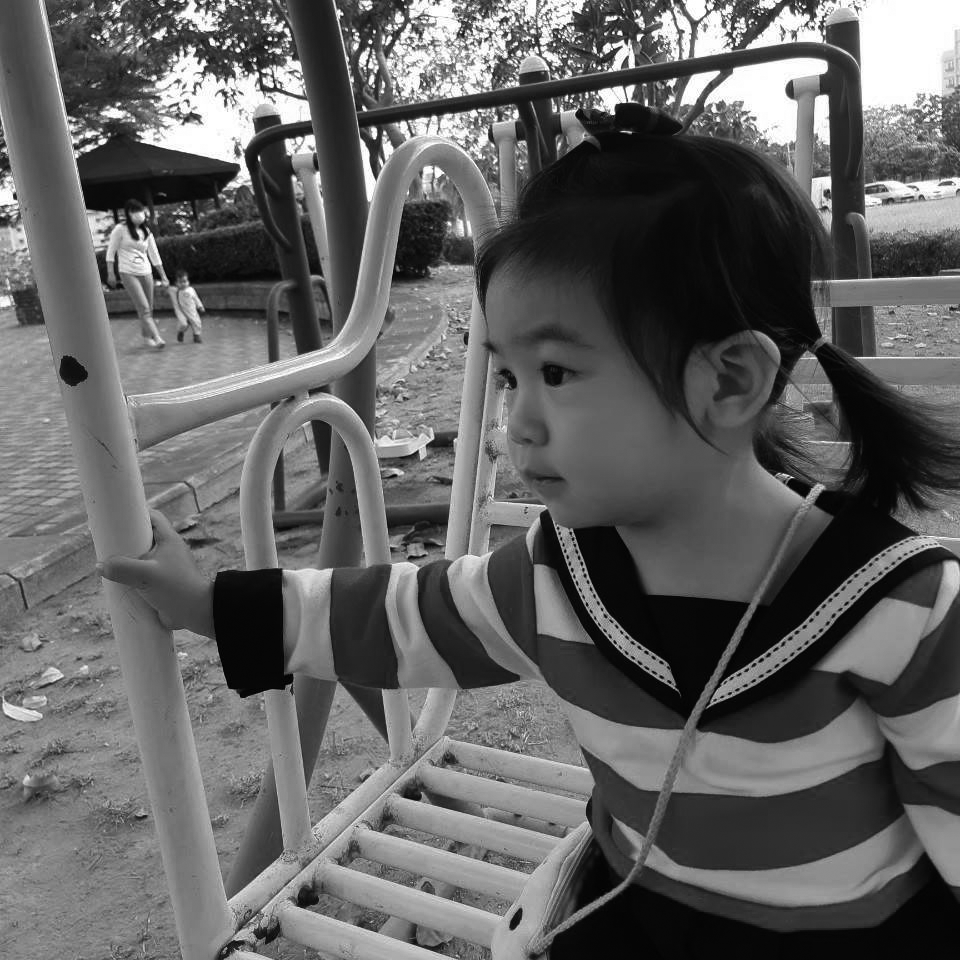
#> input picture DIP_HW5/Kid at playground.tif, 960 x 960 px
$ python project5.py
#> lines starting #> are read from the running program, lines starting #| are printed output that depends on the picture
#> further down, img is the input picture: shape (960, 960); min 0, max 255, mean 98.4
import cv2
import numpy as np
from PIL import Image
import math
from scipy import ndimage

def gaussian_kernel(size, sigma):
    size = int(size) // 2
    x, y = np.mgrid[-size:size+1, -size:size+1]
    normal = 1 / (2.0 * np.pi * sigma**2)
    g =  np.exp(-((x**2 + y**2) / (2.0*sigma**2))) * normal
    return g

def sobel_filters(img):
    Kx = np.array([[-1, 0, 1], [-2, 0, 2], [-1, 0, 1]], np.float32)
    Ky = np.array([[1, 2, 1], [0, 0, 0], [-1, -2, -1]], np.float32)

    Ix = ndimage.filters.convolve(img, Kx)
    Iy = ndimage.filters.convolve(img, Ky)

    G = np.hypot(Ix, Iy)   #hypot ()返回歐幾里德範數sqrt(x*x + y*y)
    G = G / G.max()
    theta = np.arctan2(Iy, Ix+1e-8)  #arctan2的值域是[ − π , π ]

    return (G, theta)

def non_max_suppression(img, D):
    M, N = img.shape
#> M = 960; N = 960
    Z = np.zeros((M,N), dtype=np.float32)
    angle = D * 180 / np.pi
    angle[angle < 0] += 180
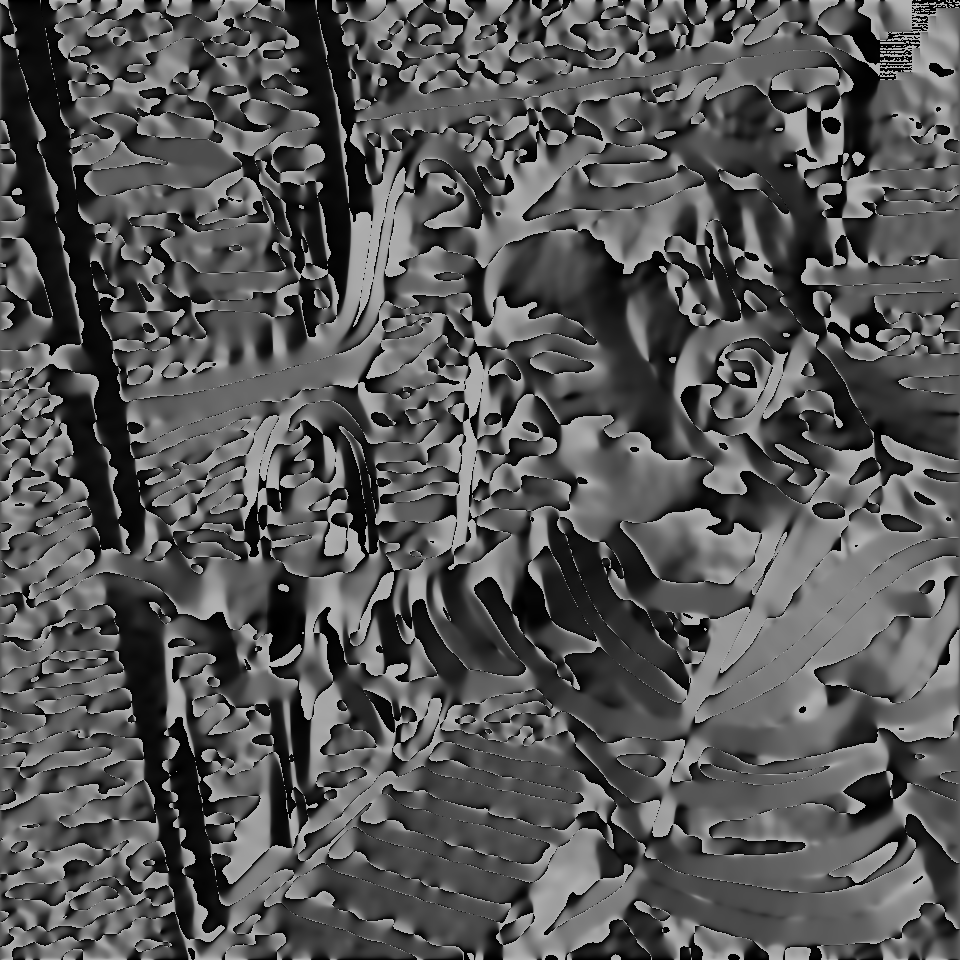
#> angle: shape (960, 960) float64; min 0, max 180, mean 85.9

    for i in range(1,M-1):
        for j in range(1,N-1):
            #angle 0
            if (0 <= angle[i,j] < 22.5) or (157.5 <= angle[i,j] <= 180):
                q = img[i, j+1]
                r = img[i, j-1]
            #angle 45
            elif (22.5 <= angle[i,j] < 67.5):
                q = img[i+1, j-1]
                r = img[i-1, j+1]
            #angle 90
            elif (67.5 <= angle[i,j] < 112.5):
                q = img[i+1, j]
                r = img[i-1, j]
            #angle 135
            elif (112.5 <= angle[i,j] < 157.5):
                q = img[i-1, j-1]
                r = img[i+1, j+1]

            if (img[i,j] >= q) and (img[i,j] >= r):
                Z[i,j] = img[i,j]
            else:
                Z[i,j] = 0
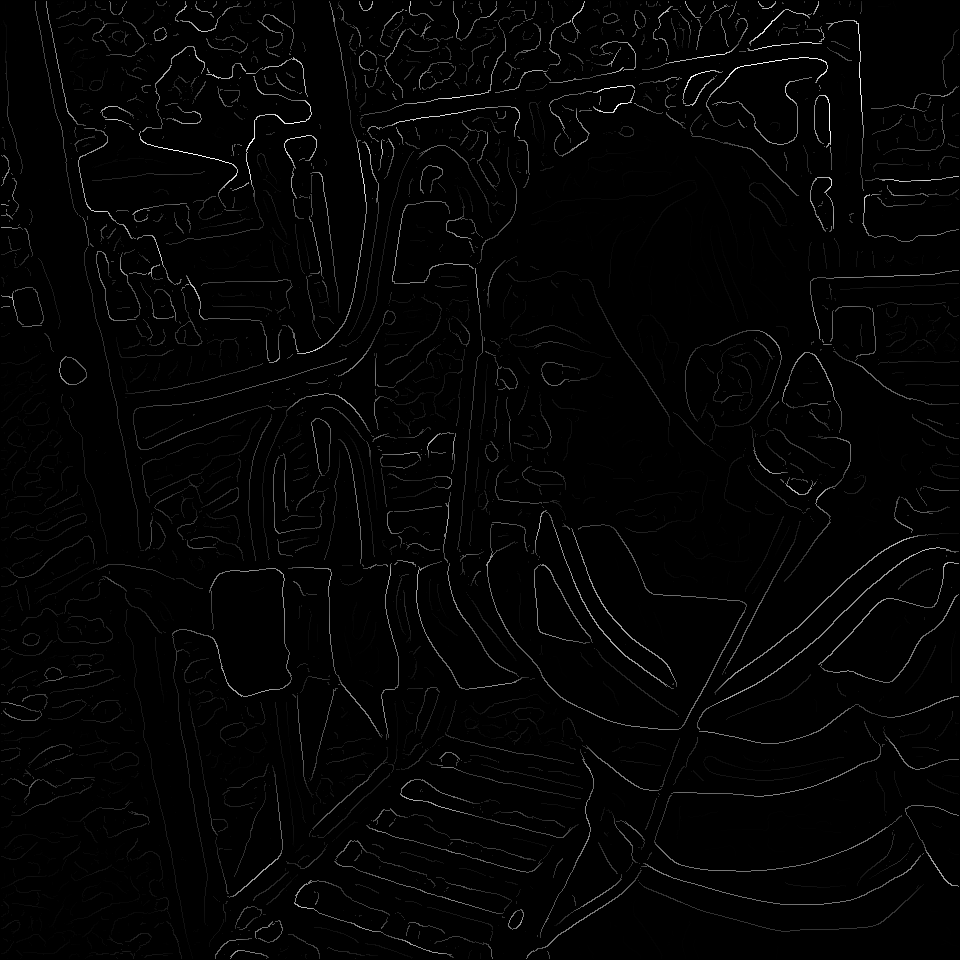
#> Z: shape (960, 960) float32; min 0, max 1, mean 0.0155

    return Z

def threshold(img,lowThreshold,highThreshold):

#> called with lowThreshold = 0.04, highThreshold = 0.1
    M, N = img.shape
#> M = 960; N = 960
    res = np.zeros((M,N), dtype=np.float32)

    weak = np.float32(0.5)
    strong = np.float32(1)

    strong_i, strong_j = np.where(img >= highThreshold)
    zeros_i, zeros_j = np.where(img < lowThreshold)

    weak_i, weak_j = np.where((img <= highThreshold) & (img >= lowThreshold))
#> weak_i = 11203 values from 1 to 958; weak_j = 11203 values, max 958 at index 165, min 1 at index 1369, mean 381.2

    img_weak = np.zeros((img.shape[0], img.shape[1]), dtype=np.float32)
    img_strong = np.zeros((img.shape[0], img.shape[1]), dtype=np.float32)
    img_weak[weak_i, weak_j] = weak
    img_strong[strong_i, strong_j] = strong

    res[strong_i, strong_j] = strong
    res[weak_i, weak_j] = weak

    return (res, img_weak, img_strong)

def hysteresis(img, weak, strong=1):
    M, N = img.shape
    for i in range(1, M-1):
        for j in range(1, N-1):
            if (img[i,j] == weak):
                if ((img[i+1, j-1] == strong) or (img[i+1, j] == strong) or (img[i+1, j+1] == strong)
                    or (img[i, j-1] == strong) or (img[i, j+1] == strong)
                    or (img[i-1, j-1] == strong) or (img[i-1, j] == strong) or (img[i-1, j+1] == strong)):
                    img[i, j] = strong
                else:
                    img[i, j] = 0

    return img


img = cv2.imread('Kid at playground.tif',-1)
cv2.imshow("img",img)
img = img / 255

#####Gaussian Blur preprocessing#####
kernel = gaussian_kernel(30,sigma=4.8)
gaussian = cv2.filter2D(img, -1, kernel)
cv2.imshow("Gaussian",gaussian)

#####Sobel Gradient Calculation#####
magnitude, theta = sobel_filters(gaussian)
cv2.imshow("magnitude",magnitude)
cv2.imshow("angle",theta)

#####Non-Maximum Suppression#####
suppression = non_max_suppression(magnitude, theta)
cv2.imshow("suppression",suppression)

#####threshold and Edge Tracking#####
gn, gn_weak, gn_strong = threshold(suppression,0.04,0.1)
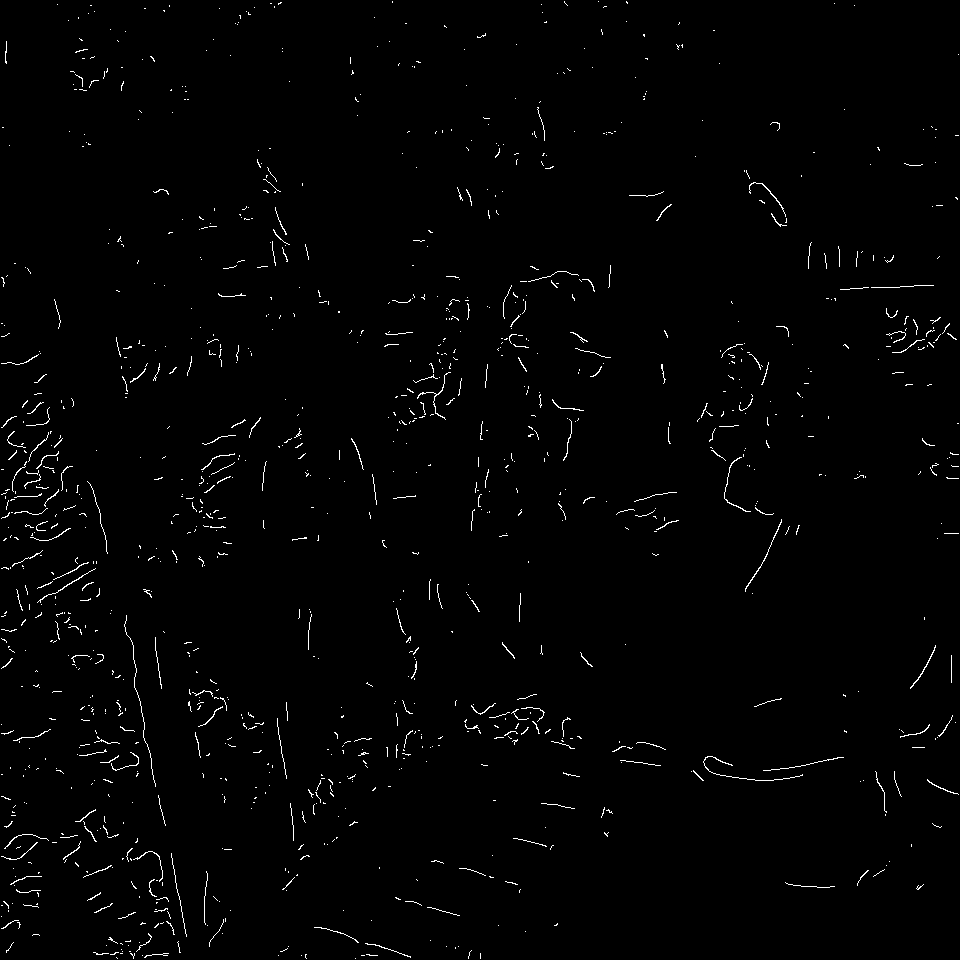
#> gn_weak: shape (960, 960) float32; values 0 (black) and 0.5 (white), 1.2% white in thin lines or dots
#> gn_strong: shape (960, 960) float32; values 0 (black) and 1 (white), 4.4% white in thin lines or dots
# print(gn[:,1])
final = hysteresis(gn, 0.5, 1)  #除了0.5以外都濾不掉
#> after the loop in hysteresis, `for i in range(1, M-1):`: img: shape (960, 960) float32; values 0 (black) and 1 (white), 4.7% white in thin lines or dots
# print(final[:,1])
cv2.imshow("gn",gn)
cv2.imshow("gNL",gn_weak)
cv2.imshow("gNH",gn_strong)
cv2.imshow("final",final)
cv2.waitKey(0)

magnitude = magnitude*255
magnitude_save = Image.fromarray(magnitude.astype(np.uint8))
magnitude_save.save("output/magnitude.png",dpi=(200,200))
theta = theta/np.pi*255
theta_save = Image.fromarray(theta.astype(np.uint8))
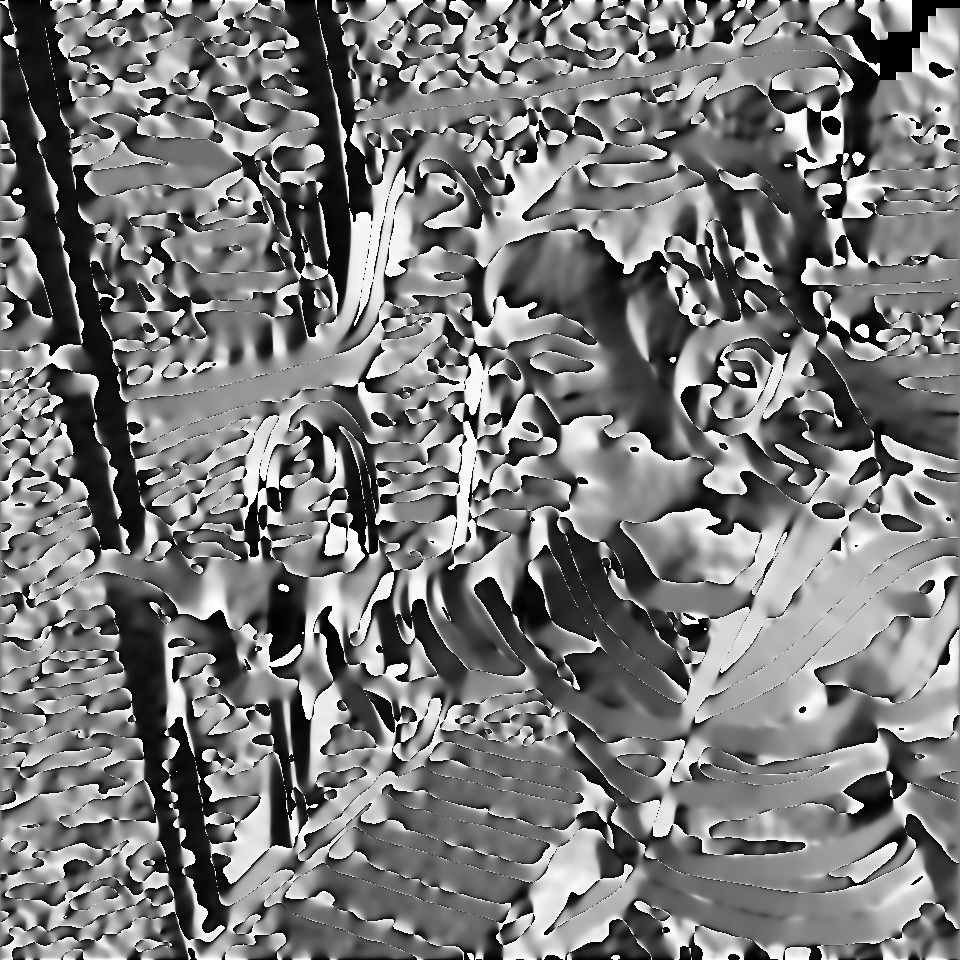
#> theta_save: PIL image 960x960 L; min 0, max 255, mean 121.3
theta_save.save("output/angle.png",dpi=(200,200))
gn_weak = gn_weak*255
#> gn_weak: shape (960, 960) float32; values 0 (black) and 127.5 (white), 1.2% white in thin lines or dots
gn_weak_save = Image.fromarray(gn_weak.astype(np.uint8))
#> gn_weak_save: PIL image 960x960 L; values 0 (black) and 127 (white), 1.2% white in thin lines or dots
gn_weak_save.save("output/gNL.png",dpi=(200,200))
gn_strong = gn_strong*255
#> gn_strong: shape (960, 960) float32; 4.4% white in thin lines or dots
gn_strong_save = Image.fromarray(gn_strong.astype(np.uint8))
#> gn_strong_save: PIL image 960x960 L; 4.4% white in thin lines or dots
gn_strong_save.save("output/gNH.png",dpi=(200,200))
gn = gn*255
#> gn: shape (960, 960) float32; 4.7% white in thin lines or dots
gn_save = Image.fromarray(gn.astype(np.uint8))
#> gn_save: PIL image 960x960 L; 4.7% white in thin lines or dots
gn_save.save("output/gN.png",dpi=(200,200))
final = final*255
final_save = Image.fromarray(final.astype(np.uint8))
final_save.save("output/final.png",dpi=(200,200))
